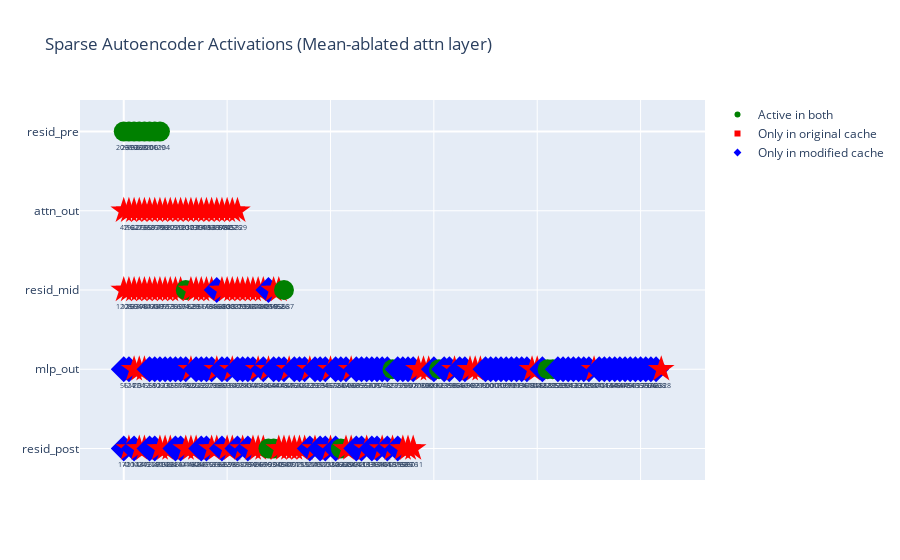
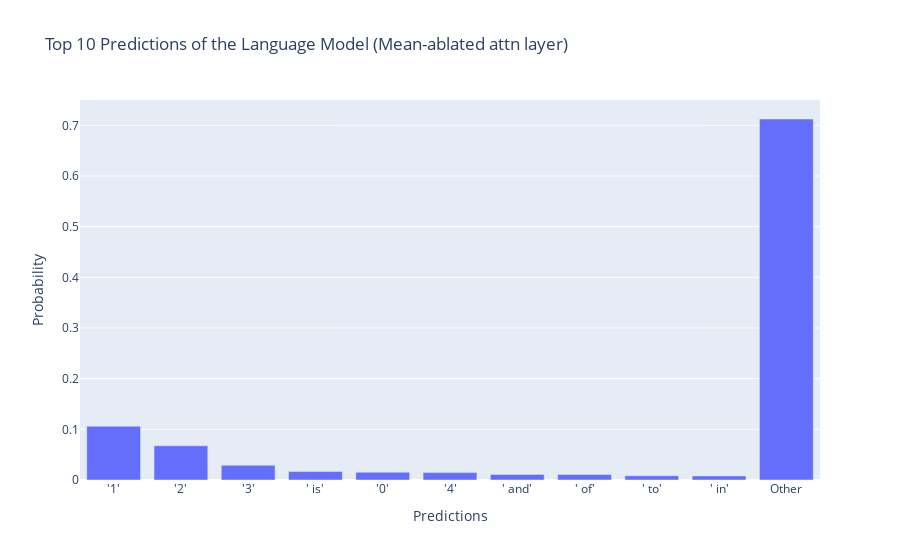

Write notebook code for charts like these, in order.
### Code cell
def full_mean_ablate_hook(acts, hook, seq_pos=seq_pos):
    if 'attn_out' not in hook.name and 'mlp_out' not in hook.name:
        raise NotImplementedError("Hook name not supported yet")
    acts[:, seq_pos] = mean_attn_out_acts if 'attn_out' in hook.name else mean_mlp_out_acts
    return acts

with model.hooks(fwd_hooks=[(get_act_name("attn_out", 0), full_mean_ablate_hook)]):
    no_attn_logits, no_attn_cache = model.run_with_cache(prompt)
    plot_sae_activations(clean_cache, no_attn_cache, "(Mean-ablated attn layer)")
    logits_plot(no_attn_logits, "(Mean-ablated attn layer)")

### Figure 1 — Plotly figure (JSON) as saved in the notebook; plotly's stock layout.template omitted (floating-point values rounded to 4 significant figures)
{"data": [{"hoverinfo": "text", "hovertext": ["Feature 2096", "Feature 2619", "Feature 3908", "Feature 5268", "Feature 6201", "Feature 9200", "Feature 10129", "Feature 16104"], "marker": {"color": ["green", "green", "green", "green", "green", "green", "green", "green"], "size": 20, "symbol": ["circle", "circle", "circle", "circle", "circle", "circle", "circle", "circle"]}, "mode": "markers+text", "name": "resid_pre", "showlegend": false, "text": ["2096", "2619", "3908", "5268", "6201", "9200", "10129", "16104"], "textfont": {"size": 7}, "textposition": "bottom center", "type": "scatter", "x": [0, 1, 2, 3, 4, 5, 6, 7], "y": [0, 0, 0, 0, 0, 0, 0, 0]}, {"hoverinfo": "text", "hovertext": ["Feature 42", "Feature 196", "Feature 1627", "Feature 2275", "Feature 2689", "Feature 3326", "Feature 6878", "Feature 7708", "Feature 7931", "Feature 8205", "Feature 8220", "Feature 9120", "Feature 9330", "Feature 10191", "Feature 12304", "Feature 12998", "Feature 13158", "Feature 13678", "Feature 13693", "Feature 13782", "Feature 14502", "Feature 14575", "Feature 15329"], "marker": {"color": ["red", "red", "red", "red", "red", "red", "red", "red", "red", "red", "red", "red", "red", "red", "red", "red", "red", "red", "red", "red", "red", "red", "red"], "size": 20, "symbol": ["star", "star", "star", "star", "star", "star", "star", "star", "star", "star", "star", "star", "star", "star", "star", "star", "star", "star", "star", "star", "star", "star", "star"]}, "mode": "markers+text", "name": "attn_out", "showlegend": false, "text": ["42", "196", "1627", "2275", "2689", "3326", "6878", "7708", "7931", "8205", "8220", "9120", "9330", "10191", "12304", "12998", "13158", "13678", "13693", "13782", "14502", "14575", "15329"], "textfont": {"size": 7}, "textposition": "bottom center", "type": "scatter", "x": [0, 1, 2, 3, 4, 5, 6, 7, 8, 9, 10, 11, 12, 13, 14, 15, 16, 17, 18, 19, 20, 21, 22], "y": [1, 1, 1, 1, 1, 1, 1, 1, 1, 1, 1, 1, 1, 1, 1, 1, 1, 1, 1, 1, 1, 1, 1]}, {"hoverinfo": "text", "hovertext": ["Feature 1208", "Feature 1256", "Feature 1694", "Feature 3198", "Feature 3701", "Feature 4090", "Feature 4259", "Feature 4697", "Feature 4767", "Feature 5136", "Feature 5310", "Feature 5694", "Feature 5712", "Feature 5829", "Feature 6391", "Feature 6514", "Feature 6693", "Feature 7346", "Feature 8566", "Feature 8680", "Feature 8888", "Feature 10027", "Feature 10355", "Feature 10936", "Feature 10947", "Feature 12322", "Feature 13190", "Feature 14601", "Feature 14899", "Feature 15452", "Feature 15686", "Feature 15687"], "marker": {"color": ["red", "red", "red", "red", "red", "red", "red", "red", "red", "red", "red", "red", "green", "red", "red", "red", "red", "red", "blue", "red", "red", "red", "red", "red", "red", "red", "red", "red", "blue", "red", "red", "green"], "size": 20, "symbol": ["star", "star", "star", "star", "star", "star", "star", "star", "star", "star", "star", "star", "circle", "star", "star", "star", "star", "star", "diamond", "star", "star", "star", "star", "star", "star", "star", "star", "star", "diamond", "star", "star", "circle"]}, "mode": "markers+text", "name": "resid_mid", "showlegend": false, "text": ["1208", "1256", "1694", "3198", "3701", "4090", "4259", "4697", "4767", "5136", "5310", "5694", "5712", "5829", "6391", "6514", "6693", "7346", "8566", "8680", "8888", "10027", "10355", "10936", "10947", "12322", "13190", "14601", "14899", "15452", "15686", "15687"], "textfont": {"size": 7}, "textposition": "bottom center", "type": "scatter", "x": [0, 1, 2, 3, 4, 5, 6, 7, 8, 9, 10, 11, 12, 13, 14, 15, 16, 17, 18, 19, 20, 21, 22, 23, 24, 25, 26, 27, 28, 29, 30, 31], "y": [2, 2, 2, 2, 2, 2, 2, 2, 2, 2, 2, 2, 2, 2, 2, 2, 2, 2, 2, 2, 2, 2, 2, 2, 2, 2, 2, 2, 2, 2, 2, 2]}, {"hoverinfo": "text", "hovertext": ["Feature 56", "Feature 124", "Feature 177", "Feature 204", "Feature 312", "Feature 558", "Feature 692", "Feature 1060", "Feature 1232", "Feature 1353", "Feature 1692", "Feature 1748", "Feature 1782", "Feature 1936", "Feature 2028", "Feature 2129", "Feature 2327", "Feature 2795", "Feature 2885", "Feature 2889", "Feature 3033", "Feature 3100", "Feature 3438", "Feature 3710", "Feature 3857", "Feature 4141", "Feature 4254", "Feature 4330", "Feature 4364", "Feature 4380", "Feature 4415", "Feature 4482", "Feature 4546", "Feature 4764", "Feature 5204", "Feature 5232", "Feature 5239", "Feature 5257", "Feature 5294", "Feature 5345", "Feature 5567", "Feature 5724", "Feature 5837", "Feature 6049", "Feature 6068", "Feature 6089", "Feature 6155", "Feature 6330", "Feature 6708", "Feature 6751", "Feature 7046", "Feature 7185", "Feature 7215", "Feature 7313", "Feature 7393", "Feature 7600", "Feature 7670", "Feature 7810", "Feature 7938", "Feature 8000", "Feature 8096", "Feature 8123", "Feature 8139", "Feature 8198", "Feature 8354", "Feature 8656", "Feature 8674", "Feature 8969", "Feature 9321", "Feature 9372", "Feature 9800", "Feature 10017", "Feature 10033", "Feature 10179", "Feature 10379", "Feature 10507", "Feature 10984", "Feature 11361", "Feature 11610", "Feature 11844", "Feature 12188", "Feature 12568", "Feature 12775", "Feature 12853", "Feature 12923", "Feature 12994", "Feature 13012", "Feature 13533", "Feature 13600", "Feature 13721", "Feature 13922", "Feature 13970", "Feature 14111", "Feature 14265", "Feature 14385", "Feature 14499", "Feature 14643", "Feature 14754", "Feature 14965", "Feature 15117", "Feature 15576", "Feature 15604", "Feature 15760", "Feature 16268", "Feature 16328"], "marker": {"color": ["blue", "blue", "red", "red", "red", "blue", "blue", "blue", "blue", "blue", "blue", "blue", "blue", "red", "blue", "blue", "blue", "blue", "red", "blue", "blue", "red", "blue", "blue", "blue", "blue", "red", "blue", "red", "blue", "blue", "blue", "red", "blue", "blue", "blue", "red", "blue", "blue", "blue", "red", "blue", "blue", "blue", "red", "blue", "blue", "blue", "blue", "blue", "blue", "blue", "green", "blue", "blue", "blue", "blue", "red", "red", "red", "blue", "green", "blue", "blue", "red", "blue", "blue", "red", "red", "red", "blue", "blue", "blue", "blue", "blue", "blue", "blue", "blue", "blue", "red", "red", "blue", "green", "green", "blue", "blue", "blue", "blue", "blue", "blue", "blue", "red", "blue", "blue", "blue", "blue", "blue", "blue", "blue", "blue", "blue", "blue", "blue", "blue", "red"], "size": 20, "symbol": ["diamond", "diamond", "star", "star", "star", "diamond", "diamond", "diamond", "diamond", "diamond", "diamond", "diamond", "diamond", "star", "diamond", "diamond", "diamond", "diamond", "star", "diamond", "diamond", "star", "diamond", "diamond", "diamond", "diamond", "star", "diamond", "star", "diamond", "diamond", "diamond", "star", "diamond", "diamond", "diamond", "star", "diamond", "diamond", "diamond", "star", "diamond", "diamond", "diamond", "star", "diamond", "diamond", "diamond", "diamond", "diamond", "diamond", "diamond", "circle", "diamond", "diamond", "diamond", "diamond", "star", "star", "star", "diamond", "circle", "diamond", "diamond", "star", "diamond", "diamond", "star", "star", "star", "diamond", "diamond", "diamond", "diamond", "diamond", "diamond", "diamond", "diamond", "diamond", "star", "star", "diamond", "circle", "circle", "diamond", "diamond", "diamond", "diamond", "diamond", "diamond", "diamond", "star", "diamond", "diamond", "diamond", "diamond", "diamond", "diamond", "diamond", "diamond", "diamond", "diamond", "diamond", "diamond", "star"]}, "mode": "markers+text", "name": "mlp_out", "showlegend": false, "text": ["56", "124", "177", "204", "312", "558", "692", "1060", "1232", "1353", "1692", "1748", "1782", "1936", "2028", "2129", "2327", "2795", "2885", "2889", "3033", "3100", "3438", "3710", "3857", "4141", "4254", "4330", "4364", "4380", "4415", "4482", "4546", "4764", "5204", "5232", "5239", "5257", "5294", "5345", "5567", "5724", "5837", "6049", "6068", "6089", "6155", "6330", "6708", "6751", "7046", "7185", "7215", "7313", "7393", "7600", "7670", "7810", "7938", "8000", "8096", "8123", "8139", "8198", "8354", "8656", "8674", "8969", "9321", "9372", "9800", "10017", "10033", "10179", "10379", "10507", "10984", "11361", "11610", "11844", "12188", "12568", "12775", "12853", "12923", "12994", "13012", "13533", "13600", "13721", "13922", "13970", "14111", "14265", "14385", "14499", "14643", "14754", "14965", "15117", "15576", "15604", "15760", "16268", "16328"], "textfont": {"size": 7}, "textposition": "bottom center", "type": "scatter", "x": [0, 1, 2, 3, 4, 5, 6, 7, 8, 9, 10, 11, 12, 13, 14, 15, 16, 17, 18, 19, 20, 21, 22, 23, 24, 25, 26, 27, 28, 29, 30, 31, 32, 33, 34, 35, 36, 37, 38, 39, 40, 41, 42, 43, 44, 45, 46, 47, 48, 49, 50, 51, 52, 53, 54, 55, 56, 57, 58, 59, 60, 61, 62, 63, 64, 65, 66, 67, 68, 69, 70, 71, 72, 73, 74, 75, 76, 77, 78, 79, 80, 81, 82, 83, 84, 85, 86, 87, 88, 89, 90, 91, 92, 93, 94, 95, 96, 97, 98, 99, 100, 101, 102, 103, 104], "y": [3, 3, 3, 3, 3, 3, 3, 3, 3, 3, 3, 3, 3, 3, 3, 3, 3, 3, 3, 3, 3, 3, 3, 3, 3, 3, 3, 3, 3, 3, 3, 3, 3, 3, 3, 3, 3, 3, 3, 3, 3, 3, 3, 3, 3, 3, 3, 3, 3, 3, 3, 3, 3, 3, 3, 3, 3, 3, 3, 3, 3, 3, 3, 3, 3, 3, 3, 3, 3, 3, 3, 3, 3, 3, 3, 3, 3, 3, 3, 3, 3, 3, 3, 3, 3, 3, 3, 3, 3, 3, 3, 3, 3, 3, 3, 3, 3, 3, 3, 3, 3, 3, 3, 3, 3]}, {"hoverinfo": "text", "hovertext": ["Feature 172", "Feature 411", "Feature 1002", "Feature 1434", "Feature 1475", "Feature 1514", "Feature 2180", "Feature 2719", "Feature 3048", "Feature 3222", "Feature 3865", "Feature 4101", "Feature 4119", "Feature 4167", "Feature 4826", "Feature 4847", "Feature 4892", "Feature 5183", "Feature 5798", "Feature 6622", "Feature 6939", "Feature 6985", "Feature 7612", "Feature 8178", "Feature 8754", "Feature 8795", "Feature 9246", "Feature 9676", "Feature 9995", "Feature 10393", "Feature 10454", "Feature 10537", "Feature 11051", "Feature 11075", "Feature 11219", "Feature 11221", "Feature 11229", "Feature 11402", "Feature 11510", "Feature 11733", "Feature 12103", "Feature 12466", "Feature 12600", "Feature 12684", "Feature 12901", "Feature 12941", "Feature 13201", "Feature 13331", "Feature 13397", "Feature 13610", "Feature 13865", "Feature 14703", "Feature 14779", "Feature 15168", "Feature 15575", "Feature 15976", "Feature 16011"], "marker": {"color": ["blue", "red", "blue", "red", "red", "blue", "blue", "red", "red", "red", "blue", "blue", "red", "red", "red", "blue", "blue", "red", "red", "blue", "red", "red", "blue", "red", "blue", "red", "red", "red", "green", "green", "red", "red", "red", "red", "red", "red", "blue", "red", "blue", "blue", "red", "blue", "green", "red", "red", "blue", "blue", "red", "blue", "blue", "red", "blue", "red", "blue", "red", "red", "red"], "size": 20, "symbol": ["diamond", "star", "diamond", "star", "star", "diamond", "diamond", "star", "star", "star", "diamond", "diamond", "star", "star", "star", "diamond", "diamond", "star", "star", "diamond", "star", "star", "diamond", "star", "diamond", "star", "star", "star", "circle", "circle", "star", "star", "star", "star", "star", "star", "diamond", "star", "diamond", "diamond", "star", "diamond", "circle", "star", "star", "diamond", "diamond", "star", "diamond", "diamond", "star", "diamond", "star", "diamond", "star", "star", "star"]}, "mode": "markers+text", "name": "resid_post", "showlegend": false, "text": ["172", "411", "1002", "1434", "1475", "1514", "2180", "2719", "3048", "3222", "3865", "4101", "4119", "4167", "4826", "4847", "4892", "5183", "5798", "6622", "6939", "6985", "7612", "8178", "8754", "8795", "9246", "9676", "9995", "10393", "10454", "10537", "11051", "11075", "11219", "11221", "11229", "11402", "11510", "11733", "12103", "12466", "12600", "12684", "12901", "12941", "13201", "13331", "13397", "13610", "13865", "14703", "14779", "15168", "15575", "15976", "16011"], "textfont": {"size": 7}, "textposition": "bottom center", "type": "scatter", "x": [0, 1, 2, 3, 4, 5, 6, 7, 8, 9, 10, 11, 12, 13, 14, 15, 16, 17, 18, 19, 20, 21, 22, 23, 24, 25, 26, 27, 28, 29, 30, 31, 32, 33, 34, 35, 36, 37, 38, 39, 40, 41, 42, 43, 44, 45, 46, 47, 48, 49, 50, 51, 52, 53, 54, 55, 56], "y": [4, 4, 4, 4, 4, 4, 4, 4, 4, 4, 4, 4, 4, 4, 4, 4, 4, 4, 4, 4, 4, 4, 4, 4, 4, 4, 4, 4, 4, 4, 4, 4, 4, 4, 4, 4, 4, 4, 4, 4, 4, 4, 4, 4, 4, 4, 4, 4, 4, 4, 4, 4, 4, 4, 4, 4, 4]}, {"marker": {"color": "green", "symbol": "circle"}, "mode": "markers", "name": "Active in both", "type": "scatter", "x": [null], "y": [null]}, {"marker": {"color": "red", "symbol": "square"}, "mode": "markers", "name": "Only in original cache", "type": "scatter", "x": [null], "y": [null]}, {"marker": {"color": "blue", "symbol": "diamond"}, "mode": "markers", "name": "Only in modified cache", "type": "scatter", "x": [null], "y": [null]}], "layout": {"showlegend": true, "title": {"text": "Sparse Autoencoder Activations (Mean-ablated attn layer)"}, "xaxis": {"showticklabels": false, "title": {"text": ""}}, "yaxis": {"autorange": "reversed", "tickmode": "array", "ticktext": ["resid_pre", "attn_out", "resid_mid", "mlp_out", "resid_post"], "tickvals": [0, 1, 2, 3, 4]}}}

### Figure 2 — Plotly figure (JSON) as saved in the notebook; plotly's stock layout.template omitted (floating-point values rounded to 4 significant figures)
{"data": [{"alignmentgroup": "True", "hovertemplate": "Predictions=%{x}<br>Probability=%{y}<extra></extra>", "legendgroup": "", "marker": {"color": "#636efa", "pattern": {"shape": ""}}, "name": "", "offsetgroup": "", "orientation": "v", "showlegend": false, "textposition": "auto", "type": "bar", "x": ["'1'", "'2'", "'3'", "' is'", "'0'", "'4'", "' and'", "' of'", "' to'", "' in'", "Other"], "xaxis": "x", "y": [0.1061, 0.06757, 0.02903, 0.01669, 0.01529, 0.01465, 0.01096, 0.01085, 0.008452, 0.008024, 0.7124], "yaxis": "y"}], "layout": {"barmode": "relative", "legend": {"tracegroupgap": 0}, "title": {"text": "Top 10 Predictions of the Language Model (Mean-ablated attn layer)"}, "xaxis": {"anchor": "y", "domain": [0, 1], "title": {"text": "Predictions"}}, "yaxis": {"anchor": "x", "domain": [0, 1], "title": {"text": "Probability"}}}}
